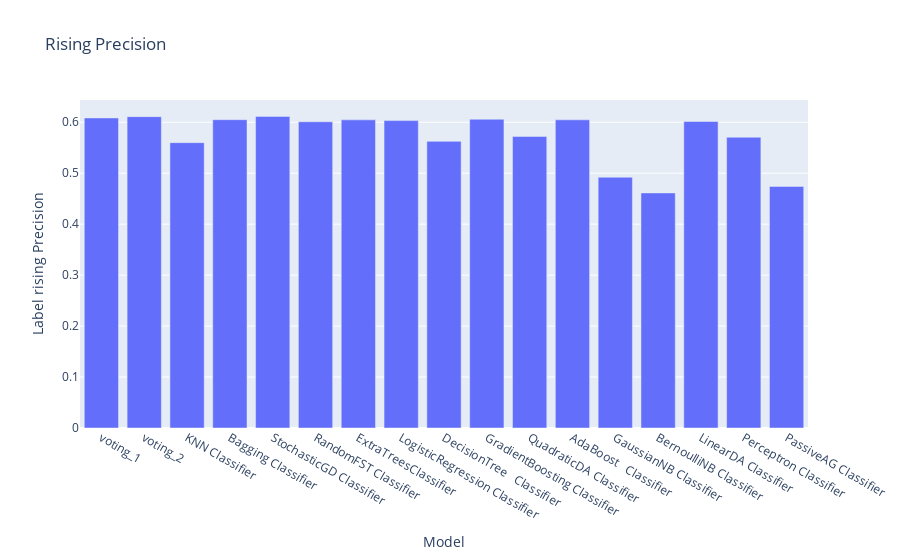

Notebook cell for this chart:
### Code cell
px.bar(data_frame=evaluation_df,x='Model',y='Label rising Precision',title='Rising Precision')

### Figure 1 — Plotly figure (JSON) as saved in the notebook; plotly's stock layout.template omitted (floating-point values rounded to 4 significant figures)
{"data": [{"alignmentgroup": "True", "hovertemplate": "Model=%{x}<br>Label rising Precision=%{y}<extra></extra>", "legendgroup": "", "marker": {"color": "#636efa", "pattern": {"shape": ""}}, "name": "", "offsetgroup": "", "orientation": "v", "showlegend": false, "textposition": "auto", "type": "bar", "x": ["voting_1", "voting_2", "KNN Classifier", "Bagging Classifier", "StochasticGD Classifier", "RandomFST Classifier", "ExtraTreesClassifier", "LogisticRegression Classifier", "DecisionTree   Classifier", "GradientBoosting Classifier", "QuadraticDA Classifier", "AdaBoost   Classifier", "GaussianNB Classifier", "BernoulliNB Classifier", "LinearDA Classifier", "Perceptron Classifier", "PassiveAG Classifier"], "xaxis": "x", "y": [0.6084, 0.611, 0.5599, 0.605, 0.6115, 0.6009, 0.6047, 0.6032, 0.5625, 0.6058, 0.5721, 0.6047, 0.4921, 0.4613, 0.6014, 0.5706, 0.4741], "yaxis": "y"}], "layout": {"barmode": "relative", "legend": {"tracegroupgap": 0}, "title": {"text": "Rising Precision"}, "xaxis": {"anchor": "y", "domain": [0, 1], "title": {"text": "Model"}}, "yaxis": {"anchor": "x", "domain": [0, 1], "title": {"text": "Label rising Precision"}}}}
